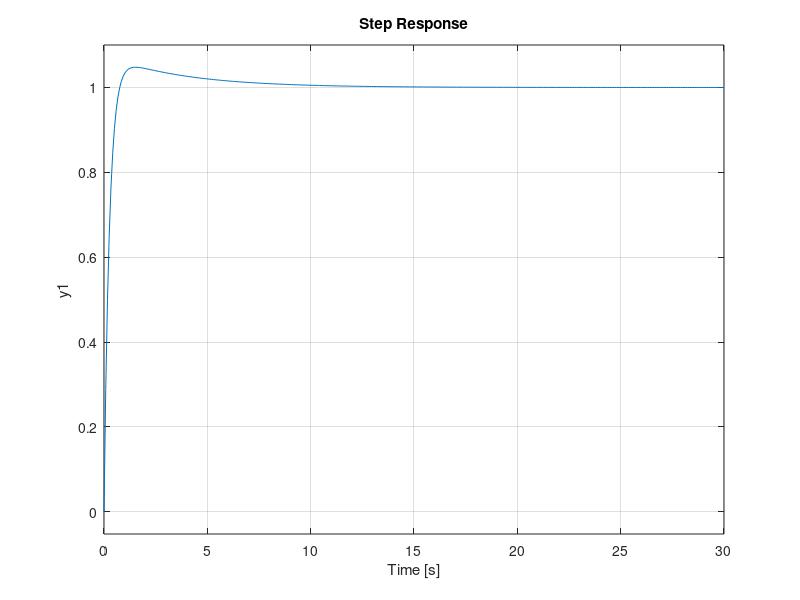
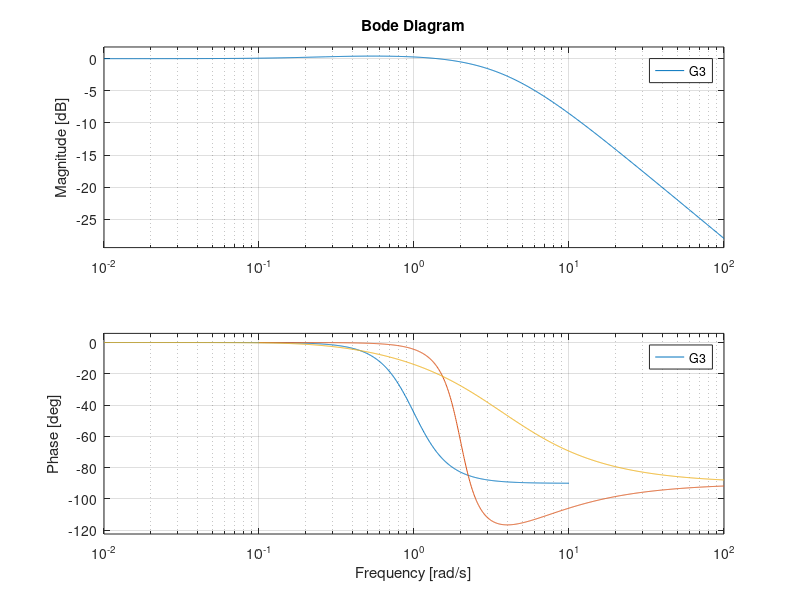

These figures' MATLAB source, in order:
%% b)
k = 1;
b = 1;
m = 1;

num1 = [b k];
den1 = [m b k];

G1 = tf(num1,den1)
step(G1)
hold on
grid on

%% c)
k2 = 4*k;
num2 = [b k2];
den2 = [m b k2];
G2 = tf(num2,den2)
step(G2)
%% d)
b3 = 4*b;
num3 = [b3 k];
den3 = [m b3 k];
G3 = tf(num3,den3)
step(G3)

%% e)
figure
bode(G1)
grid on
hold on
bode(G2)
bode(G3)